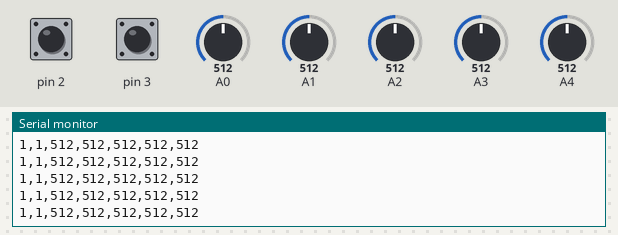
Bench run of a sketch on a simulated Arduino Uno, built with avr-gcc and run on an emulated ATmega328P. On the bench: the last lines printed to the serial monitor. The inputs (shaded band) are chosen by the test bench; at power-on: A0 = 512, pin 2 HIGH, pin 3 HIGH, A1 = 512, A2 = 512, A3 = 512, A4 = 512.

Above: at 16.7 s.
16.8 s: A0 set to 110
At 17.9 s:
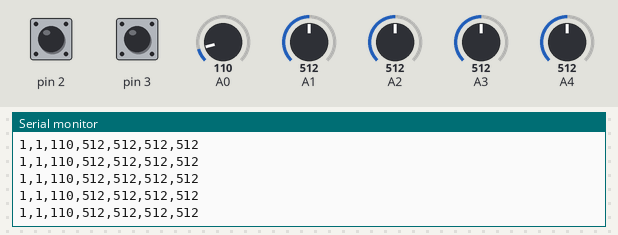
19.8 s: A0 set to 92
At 20.6 s:
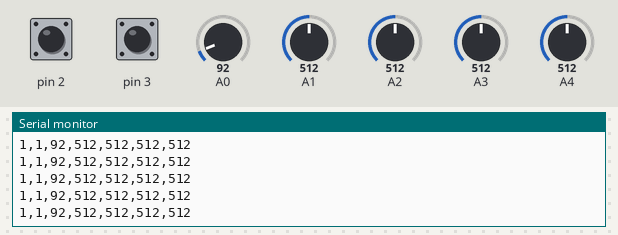
Timing chart, 0 to 22.8 s (numbered marks = the images above; inputs shaded):
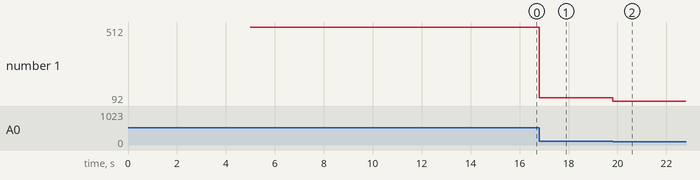

Measured:
- after the input at 16.8 s, the serial monitor: prints a new line at once (image 1)
- after the input at 19.8 s, the serial monitor: prints a new line at once (image 2)
- plotted number 1: 512 → 110 after the input at 16.8 s, 110 → 92 after the input at 19.8 s

The sketch:

BB8_02_trans.ino
```cpp
//transmitter

int ch0;
int ch1;
int ch2;
int ch3;
int ch4;
int but1;
int but2;

long previousMillis;
long interval = 10;

void setup()
{
   Serial.begin(38400);
   pinMode  (2, INPUT_PULLUP);
   pinMode  (3, INPUT_PULLUP);

   delay(5000);
}

void loop()
{

  but1 = digitalRead(2);
  but2 = digitalRead(3);
  ch0 = analogRead(A0);
  ch1 = analogRead(A1);
  ch2 = analogRead(A2);
  ch3 = analogRead(A3);
  ch4 = analogRead(A4);

  unsigned long currentMillis = millis();

  if(currentMillis - previousMillis > interval) {
      previousMillis = currentMillis;

      Serial.print (but1);
      Serial.print (",");
      Serial.print (but2);
      Serial.print (",");
      Serial.print (ch0);
      Serial.print (",");
      Serial.print (ch1);
      Serial.print (",");
      Serial.print (ch2);
      Serial.print (",");
      Serial.print (ch3);
      Serial.print (",");
      Serial.print (ch4);
      Serial.print ("\n");

  }

}
```
